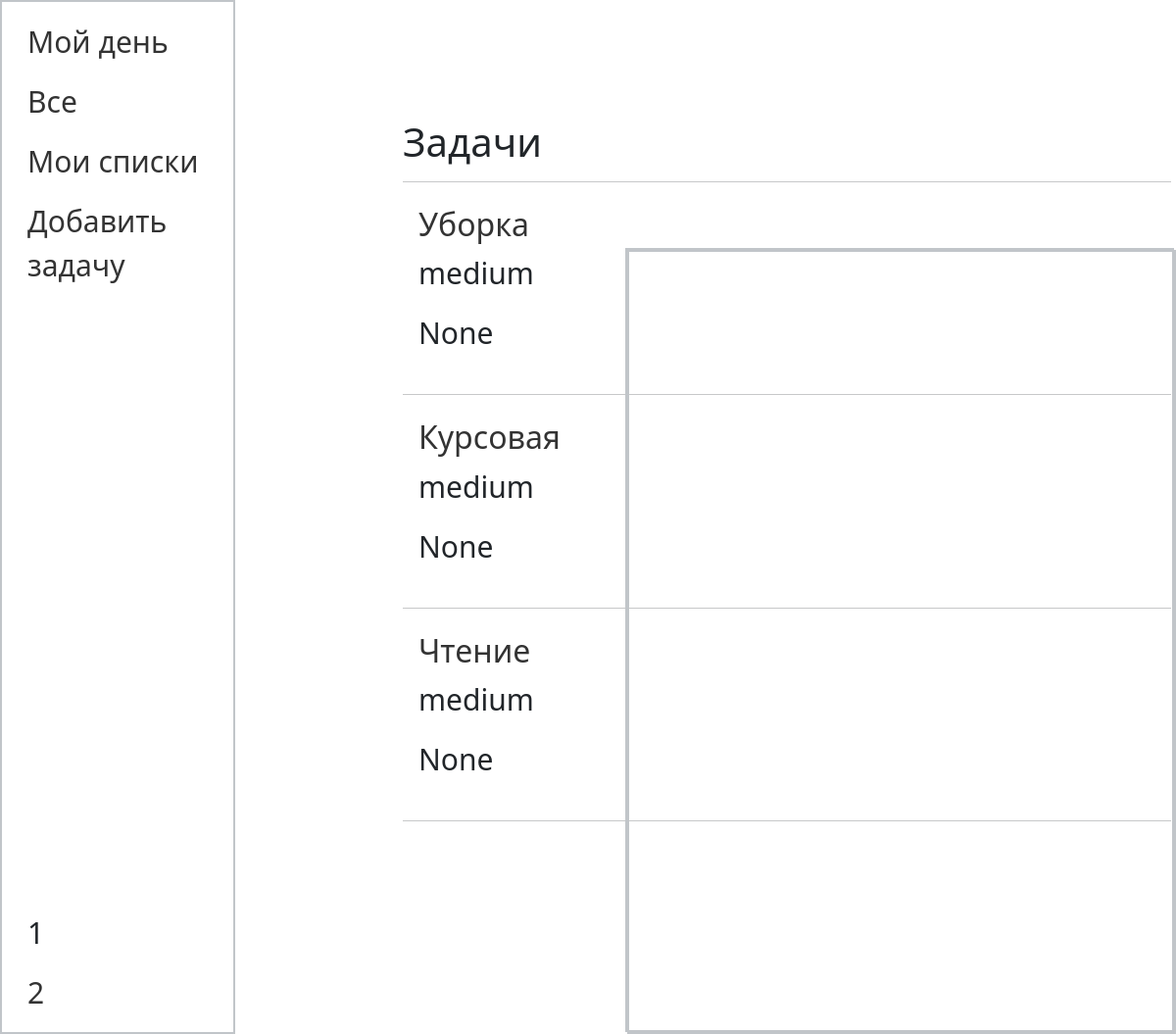
Page /webapp (signed in) on the committed database.
### webapp/models.py (models this page shows, shortened)
class Task(models.Model):
    title = models.CharField(max_length=255, verbose_name='Заголовок')
    content = models.TextField(blank=True, verbose_name='Описание')
    priority_choices = [
        ('low', 'Низкий'),
        ('medium', 'Средний'),
        ('high', 'Высокий')
    ]
    priority = models.CharField(max_length=10, choices=priority_choices, verbose_name='Приоритет')
    due_date = models.DateTimeField(verbose_name='Срок выполнения')
    my_day = models.BooleanField(max_length=10, blank=True, verbose_name='Мой день')
    class Meta:
        verbose_name = 'Задачи'
        verbose_name_plural = 'Задачи'
        ordering = ['due_date']
    def get_absolute_url(self):
        return reverse('content', kwargs={'task_id': self.pk})

### webapp/views.py (the view)
# urls.py: path('', TaskHome.as_view(), name='tasks'),
class TaskHome(LoginRequiredMixin ,ListView):
    paginate_by = 3
    model = Task
    template_name = 'webapp/tasks.html'
    context_object_name = 'tasks'
    login_url = reverse_lazy('log_in')
    def get_context_data(self, *, object_list=None, **kwargs):
        context = super().get_context_data(**kwargs)
        context['menu'] = menu
        context['title'] = 'Задачи'
        return context

### webapp/templates/webapp/tasks.html (shortened to what this page needs)
{% extends 'webapp/tasklayout.html' %}
{% block tasks %}
<div class="tasks">
    <h1>{{title}}</h1>
    <hr style="min-width: 98vh;">
    <ul>
       {% for t in tasks %}
        <li>
            <a href="{{ t.get_absolute_url }}"><h2>{{ t.title }}</h2></a>
            <p>{{ t.priority }}</p>
            <p>{{ t.my_day }}</p>
        </li>
        <hr style="min-width: 98vh;">
        {% endfor %}
    </ul>
</div>
{% endblock tasks %}
{% block content %}
<div class="content">
</div>
{% endblock content %}

### webapp/static/task/css/tasks.css (style rules this page uses)
.menu ul { list-style-type: none; padding: 0; margin: 0; }
.menu li { font-size: 30px; padding: 8px 16px; }
.menu li a { text-decoration: none; color: #333; }
.tasks { width: 80vh; min-height: 100vh; margin-left: 399px; margin-top: -180px; }
.tasks ul { margin-left: }
.content { position: absolute; width: 70vh; min-height: 100vh; border: 2px solid #c1c5c9; bottom: 0px; right: 0px; }

### rows in the picture
Task: title "Уборка", priority "medium", my_day "None"
Task: title "Курсовая", priority "medium", my_day "None"
Task: title "Чтение", priority "medium", my_day "None"

### other values in the picture
{{ m.title }} "Мой день" "Все" "Мои списки" "Добавить задачу"
{{ title }} "Задачи"
{{ p }} "1"
{{ p }} "2"
